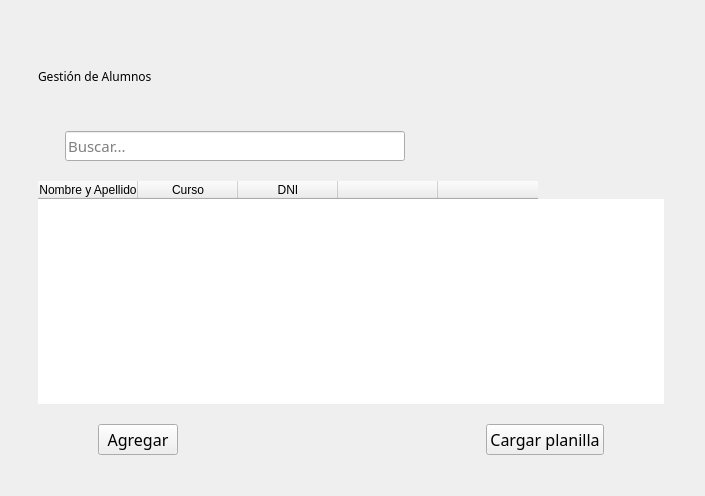
<?xml version="1.0" encoding="UTF-8"?>
<ui version="4.0">
 <class>Form</class>
 <widget class="QWidget" name="Form">
  <property name="geometry">
   <rect>
    <x>0</x>
    <y>0</y>
    <width>705</width>
    <height>496</height>
   </rect>
  </property>
  <property name="windowTitle">
   <string>Form</string>
  </property>
  <property name="styleSheet">
   <string notr="true"/>
  </property>
  <layout class="QGridLayout" name="gridLayout">
   <property name="leftMargin">
    <number>8</number>
   </property>
   <item row="0" column="0">
    <layout class="QVBoxLayout" name="verticalLayout">
     <property name="spacing">
      <number>20</number>
     </property>
     <property name="leftMargin">
      <number>30</number>
     </property>
     <property name="topMargin">
      <number>30</number>
     </property>
     <property name="rightMargin">
      <number>30</number>
     </property>
     <property name="bottomMargin">
      <number>30</number>
     </property>
     <item>
      <widget class="QLabel" name="label">
       <property name="sizePolicy">
        <sizepolicy hsizetype="Fixed" vsizetype="Fixed">
         <horstretch>0</horstretch>
         <verstretch>0</verstretch>
        </sizepolicy>
       </property>
       <property name="minimumSize">
        <size>
         <width>0</width>
         <height>70</height>
        </size>
       </property>
       <property name="font">
        <font>
         <family>Oswald</family>
         <weight>50</weight>
         <bold>false</bold>
        </font>
       </property>
       <property name="text">
        <string>Gestión de Alumnos</string>
       </property>
      </widget>
     </item>
     <item>
      <layout class="QHBoxLayout" name="horizontalLayout_2">
       <item>
        <widget class="QLabel" name="label_2">
         <property name="sizePolicy">
          <sizepolicy hsizetype="Fixed" vsizetype="Fixed">
           <horstretch>0</horstretch>
           <verstretch>0</verstretch>
          </sizepolicy>
         </property>
         <property name="text">
          <string/>
         </property>
         <property name="pixmap">
          <pixmap>lupa.png</pixmap>
         </property>
        </widget>
       </item>
       <item>
        <widget class="QLineEdit" name="lineEdit">
         <property name="sizePolicy">
          <sizepolicy hsizetype="Maximum" vsizetype="Fixed">
           <horstretch>0</horstretch>
           <verstretch>0</verstretch>
          </sizepolicy>
         </property>
         <property name="minimumSize">
          <size>
           <width>340</width>
           <height>0</height>
          </size>
         </property>
         <property name="font">
          <font>
           <family>Oswald</family>
           <pointsize>11</pointsize>
           <weight>50</weight>
           <bold>false</bold>
          </font>
         </property>
         <property name="styleSheet">
          <string notr="true"/>
         </property>
         <property name="placeholderText">
          <string>Buscar...</string>
         </property>
        </widget>
       </item>
       <item>
        <spacer name="horizontalSpacer_2">
         <property name="orientation">
          <enum>Qt::Horizontal</enum>
         </property>
         <property name="sizeHint" stdset="0">
          <size>
           <width>40</width>
           <height>20</height>
          </size>
         </property>
        </spacer>
       </item>
      </layout>
     </item>
     <item>
      <widget class="QTableWidget" name="tableWidget">
       <property name="sizePolicy">
        <sizepolicy hsizetype="Expanding" vsizetype="Expanding">
         <horstretch>0</horstretch>
         <verstretch>0</verstretch>
        </sizepolicy>
       </property>
       <property name="frameShape">
        <enum>QFrame::NoFrame</enum>
       </property>
       <property name="frameShadow">
        <enum>QFrame::Plain</enum>
       </property>
       <property name="verticalScrollBarPolicy">
        <enum>Qt::ScrollBarAlwaysOff</enum>
       </property>
       <property name="horizontalScrollBarPolicy">
        <enum>Qt::ScrollBarAlwaysOff</enum>
       </property>
       <property name="sizeAdjustPolicy">
        <enum>QAbstractScrollArea::AdjustToContents</enum>
       </property>
       <property name="alternatingRowColors">
        <bool>false</bool>
       </property>
       <property name="showGrid">
        <bool>true</bool>
       </property>
       <property name="sortingEnabled">
        <bool>true</bool>
       </property>
       <property name="wordWrap">
        <bool>true</bool>
       </property>
       <property name="cornerButtonEnabled">
        <bool>false</bool>
       </property>
       <attribute name="horizontalHeaderCascadingSectionResizes">
        <bool>false</bool>
       </attribute>
       <attribute name="horizontalHeaderStretchLastSection">
        <bool>false</bool>
       </attribute>
       <attribute name="verticalHeaderVisible">
        <bool>false</bool>
       </attribute>
       <column>
        <property name="text">
         <string>Nombre y Apellido</string>
        </property>
       </column>
       <column>
        <property name="text">
         <string>Curso</string>
        </property>
       </column>
       <column>
        <property name="text">
         <string>DNI</string>
        </property>
       </column>
       <column>
        <property name="text">
         <string/>
        </property>
       </column>
       <column>
        <property name="text">
         <string/>
        </property>
       </column>
      </widget>
     </item>
     <item>
      <layout class="QHBoxLayout" name="horizontalLayout">
       <property name="leftMargin">
        <number>60</number>
       </property>
       <property name="rightMargin">
        <number>60</number>
       </property>
       <item>
        <widget class="QPushButton" name="pushButton_2">
         <property name="font">
          <font>
           <family>Oswald</family>
           <pointsize>12</pointsize>
           <weight>50</weight>
           <bold>false</bold>
          </font>
         </property>
         <property name="styleSheet">
          <string notr="true"/>
         </property>
         <property name="text">
          <string>Agregar</string>
         </property>
        </widget>
       </item>
       <item>
        <spacer name="horizontalSpacer">
         <property name="orientation">
          <enum>Qt::Horizontal</enum>
         </property>
         <property name="sizeHint" stdset="0">
          <size>
           <width>40</width>
           <height>20</height>
          </size>
         </property>
        </spacer>
       </item>
       <item>
        <widget class="QPushButton" name="pushButton">
         <property name="sizePolicy">
          <sizepolicy hsizetype="Maximum" vsizetype="Maximum">
           <horstretch>0</horstretch>
           <verstretch>0</verstretch>
          </sizepolicy>
         </property>
         <property name="font">
          <font>
           <family>Oswald</family>
           <pointsize>12</pointsize>
           <weight>50</weight>
           <bold>false</bold>
          </font>
         </property>
         <property name="styleSheet">
          <string notr="true"/>
         </property>
         <property name="text">
          <string>Cargar planilla</string>
         </property>
        </widget>
       </item>
      </layout>
     </item>
    </layout>
   </item>
  </layout>
 </widget>
 <resources/>
 <connections/>
</ui>
